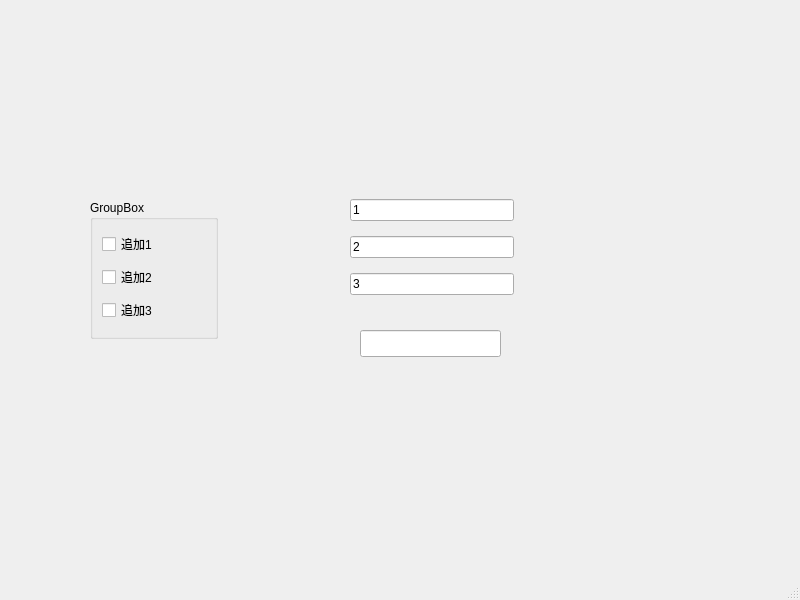
<?xml version="1.0" encoding="UTF-8"?>
<ui version="4.0">
 <class>MainWindow</class>
 <widget class="QMainWindow" name="MainWindow">
  <property name="geometry">
   <rect>
    <x>0</x>
    <y>0</y>
    <width>800</width>
    <height>600</height>
   </rect>
  </property>
  <property name="windowTitle">
   <string>MainWindow</string>
  </property>
  <widget class="QWidget" name="centralwidget">
   <widget class="QWidget" name="widget_2" native="true">
    <property name="geometry">
     <rect>
      <x>350</x>
      <y>190</y>
      <width>164</width>
      <height>117</height>
     </rect>
    </property>
    <layout class="QVBoxLayout" name="verticalLayout_2">
     <item>
      <widget class="QLineEdit" name="lineEdit_str1">
       <property name="text">
        <string>1</string>
       </property>
      </widget>
     </item>
     <item>
      <widget class="QLineEdit" name="lineEdit_str2">
       <property name="text">
        <string>2</string>
       </property>
      </widget>
     </item>
     <item>
      <widget class="QLineEdit" name="lineEdit_str3">
       <property name="text">
        <string>3</string>
       </property>
      </widget>
     </item>
    </layout>
   </widget>
   <widget class="QLineEdit" name="lineEdit_merge">
    <property name="geometry">
     <rect>
      <x>360</x>
      <y>330</y>
      <width>141</width>
      <height>27</height>
     </rect>
    </property>
   </widget>
   <widget class="QGroupBox" name="groupBox">
    <property name="geometry">
     <rect>
      <x>90</x>
      <y>200</y>
      <width>128</width>
      <height>139</height>
     </rect>
    </property>
    <property name="title">
     <string>GroupBox</string>
    </property>
    <layout class="QVBoxLayout" name="verticalLayout">
     <item>
      <widget class="QCheckBox" name="checkBox">
       <property name="text">
        <string>追加1</string>
       </property>
      </widget>
     </item>
     <item>
      <widget class="QCheckBox" name="checkBox_2">
       <property name="text">
        <string>追加2</string>
       </property>
      </widget>
     </item>
     <item>
      <widget class="QCheckBox" name="checkBox_3">
       <property name="text">
        <string>追加3</string>
       </property>
      </widget>
     </item>
    </layout>
   </widget>
  </widget>
  <widget class="QMenuBar" name="menubar">
   <property name="geometry">
    <rect>
     <x>0</x>
     <y>0</y>
     <width>800</width>
     <height>24</height>
    </rect>
   </property>
  </widget>
  <widget class="QStatusBar" name="statusbar"/>
 </widget>
 <resources/>
 <connections/>
</ui>
